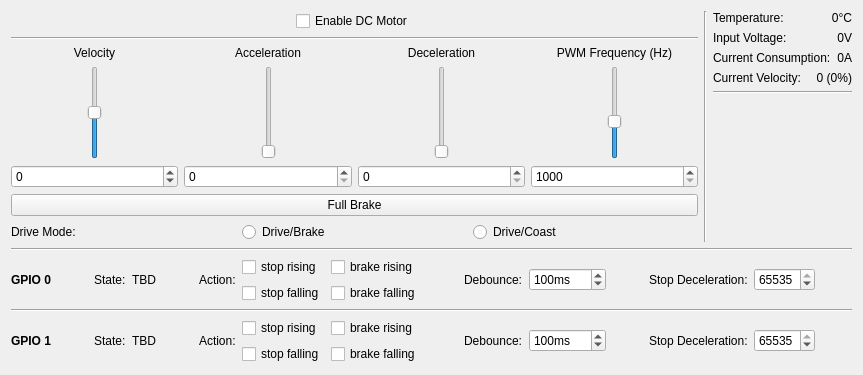
<?xml version="1.0" encoding="UTF-8"?>
<ui version="4.0">
 <class>PerformanceDC</class>
 <widget class="QWidget" name="PerformanceDC">
  <property name="geometry">
   <rect>
    <x>0</x>
    <y>0</y>
    <width>863</width>
    <height>375</height>
   </rect>
  </property>
  <property name="windowTitle">
   <string>Form</string>
  </property>
  <layout class="QVBoxLayout" name="verticalLayout_5">
   <item>
    <layout class="QHBoxLayout" name="horizontal_layout">
     <item>
      <layout class="QVBoxLayout" name="main_vlayout">
       <item>
        <layout class="QHBoxLayout" name="enable_layout">
         <item>
          <spacer name="horizontalSpacer_2">
           <property name="orientation">
            <enum>Qt::Horizontal</enum>
           </property>
           <property name="sizeHint" stdset="0">
            <size>
             <width>40</width>
             <height>20</height>
            </size>
           </property>
          </spacer>
         </item>
         <item>
          <widget class="QCheckBox" name="enable_checkbox">
           <property name="layoutDirection">
            <enum>Qt::LeftToRight</enum>
           </property>
           <property name="text">
            <string>Enable DC Motor</string>
           </property>
          </widget>
         </item>
         <item>
          <spacer name="horizontalSpacer">
           <property name="orientation">
            <enum>Qt::Horizontal</enum>
           </property>
           <property name="sizeHint" stdset="0">
            <size>
             <width>40</width>
             <height>20</height>
            </size>
           </property>
          </spacer>
         </item>
        </layout>
       </item>
       <item>
        <widget class="Line" name="line_3">
         <property name="orientation">
          <enum>Qt::Horizontal</enum>
         </property>
        </widget>
       </item>
       <item>
        <layout class="QHBoxLayout" name="horizontalLayout_3">
         <item>
          <layout class="QVBoxLayout" name="verticalLayout">
           <item>
            <widget class="QLabel" name="velocity_label">
             <property name="sizePolicy">
              <sizepolicy hsizetype="Preferred" vsizetype="Preferred">
               <horstretch>0</horstretch>
               <verstretch>0</verstretch>
              </sizepolicy>
             </property>
             <property name="text">
              <string>Velocity</string>
             </property>
             <property name="alignment">
              <set>Qt::AlignCenter</set>
             </property>
            </widget>
           </item>
           <item>
            <layout class="QHBoxLayout" name="horizontalLayout_11">
             <item>
              <spacer name="horizontalSpacer_7">
               <property name="orientation">
                <enum>Qt::Horizontal</enum>
               </property>
               <property name="sizeHint" stdset="0">
                <size>
                 <width>40</width>
                 <height>20</height>
                </size>
               </property>
              </spacer>
             </item>
             <item>
              <widget class="QSlider" name="velocity_slider">
               <property name="sizePolicy">
                <sizepolicy hsizetype="Fixed" vsizetype="Expanding">
                 <horstretch>0</horstretch>
                 <verstretch>0</verstretch>
                </sizepolicy>
               </property>
               <property name="minimum">
                <number>-32767</number>
               </property>
               <property name="maximum">
                <number>32767</number>
               </property>
               <property name="pageStep">
                <number>1000</number>
               </property>
               <property name="orientation">
                <enum>Qt::Vertical</enum>
               </property>
              </widget>
             </item>
             <item>
              <spacer name="horizontalSpacer_8">
               <property name="orientation">
                <enum>Qt::Horizontal</enum>
               </property>
               <property name="sizeHint" stdset="0">
                <size>
                 <width>40</width>
                 <height>20</height>
                </size>
               </property>
              </spacer>
             </item>
            </layout>
           </item>
           <item>
            <widget class="QSpinBox" name="velocity_spin">
             <property name="minimumSize">
              <size>
               <width>130</width>
               <height>0</height>
              </size>
             </property>
             <property name="buttonSymbols">
              <enum>QAbstractSpinBox::UpDownArrows</enum>
             </property>
             <property name="minimum">
              <number>-32767</number>
             </property>
             <property name="maximum">
              <number>32767</number>
             </property>
             <property name="singleStep">
              <number>1000</number>
             </property>
            </widget>
           </item>
          </layout>
         </item>
         <item>
          <layout class="QVBoxLayout" name="verticalLayout_3">
           <item>
            <widget class="QLabel" name="acceleration_label">
             <property name="text">
              <string>Acceleration</string>
             </property>
             <property name="alignment">
              <set>Qt::AlignCenter</set>
             </property>
            </widget>
           </item>
           <item>
            <layout class="QHBoxLayout" name="horizontalLayout_10">
             <item>
              <spacer name="horizontalSpacer_5">
               <property name="orientation">
                <enum>Qt::Horizontal</enum>
               </property>
               <property name="sizeHint" stdset="0">
                <size>
                 <width>40</width>
                 <height>20</height>
                </size>
               </property>
              </spacer>
             </item>
             <item>
              <widget class="QSlider" name="acceleration_slider">
               <property name="sizePolicy">
                <sizepolicy hsizetype="Fixed" vsizetype="Expanding">
                 <horstretch>0</horstretch>
                 <verstretch>0</verstretch>
                </sizepolicy>
               </property>
               <property name="minimum">
                <number>0</number>
               </property>
               <property name="maximum">
                <number>65535</number>
               </property>
               <property name="pageStep">
                <number>1000</number>
               </property>
               <property name="orientation">
                <enum>Qt::Vertical</enum>
               </property>
              </widget>
             </item>
             <item>
              <spacer name="horizontalSpacer_6">
               <property name="orientation">
                <enum>Qt::Horizontal</enum>
               </property>
               <property name="sizeHint" stdset="0">
                <size>
                 <width>40</width>
                 <height>20</height>
                </size>
               </property>
              </spacer>
             </item>
            </layout>
           </item>
           <item>
            <widget class="QSpinBox" name="acceleration_spin">
             <property name="minimumSize">
              <size>
               <width>130</width>
               <height>0</height>
              </size>
             </property>
             <property name="buttonSymbols">
              <enum>QAbstractSpinBox::UpDownArrows</enum>
             </property>
             <property name="maximum">
              <number>65535</number>
             </property>
             <property name="singleStep">
              <number>1000</number>
             </property>
            </widget>
           </item>
          </layout>
         </item>
         <item>
          <layout class="QVBoxLayout" name="verticalLayout_2">
           <item>
            <widget class="QLabel" name="label_2">
             <property name="text">
              <string>Deceleration</string>
             </property>
             <property name="alignment">
              <set>Qt::AlignCenter</set>
             </property>
            </widget>
           </item>
           <item>
            <layout class="QHBoxLayout" name="horizontalLayout_12">
             <item>
              <spacer name="horizontalSpacer_9">
               <property name="orientation">
                <enum>Qt::Horizontal</enum>
               </property>
               <property name="sizeHint" stdset="0">
                <size>
                 <width>40</width>
                 <height>20</height>
                </size>
               </property>
              </spacer>
             </item>
             <item>
              <widget class="QSlider" name="deceleration_slider">
               <property name="maximum">
                <number>65535</number>
               </property>
               <property name="orientation">
                <enum>Qt::Vertical</enum>
               </property>
              </widget>
             </item>
             <item>
              <spacer name="horizontalSpacer_10">
               <property name="orientation">
                <enum>Qt::Horizontal</enum>
               </property>
               <property name="sizeHint" stdset="0">
                <size>
                 <width>40</width>
                 <height>20</height>
                </size>
               </property>
              </spacer>
             </item>
            </layout>
           </item>
           <item>
            <widget class="QSpinBox" name="deceleration_spin">
             <property name="maximum">
              <number>65535</number>
             </property>
            </widget>
           </item>
          </layout>
         </item>
         <item>
          <layout class="QVBoxLayout" name="verticalLayout_4">
           <item>
            <widget class="QLabel" name="label_4">
             <property name="text">
              <string>PWM Frequency (Hz)</string>
             </property>
             <property name="alignment">
              <set>Qt::AlignCenter</set>
             </property>
            </widget>
           </item>
           <item>
            <layout class="QHBoxLayout" name="horizontalLayout_7">
             <item>
              <spacer name="horizontalSpacer_3">
               <property name="orientation">
                <enum>Qt::Horizontal</enum>
               </property>
               <property name="sizeHint" stdset="0">
                <size>
                 <width>40</width>
                 <height>20</height>
                </size>
               </property>
              </spacer>
             </item>
             <item>
              <widget class="QSlider" name="frequency_slider">
               <property name="sizePolicy">
                <sizepolicy hsizetype="Fixed" vsizetype="Expanding">
                 <horstretch>0</horstretch>
                 <verstretch>0</verstretch>
                </sizepolicy>
               </property>
               <property name="minimum">
                <number>1000</number>
               </property>
               <property name="maximum">
                <number>50000</number>
               </property>
               <property name="pageStep">
                <number>1000</number>
               </property>
               <property name="value">
                <number>20000</number>
               </property>
               <property name="orientation">
                <enum>Qt::Vertical</enum>
               </property>
              </widget>
             </item>
             <item>
              <spacer name="horizontalSpacer_4">
               <property name="orientation">
                <enum>Qt::Horizontal</enum>
               </property>
               <property name="sizeHint" stdset="0">
                <size>
                 <width>40</width>
                 <height>20</height>
                </size>
               </property>
              </spacer>
             </item>
            </layout>
           </item>
           <item>
            <widget class="QSpinBox" name="frequency_spin">
             <property name="minimumSize">
              <size>
               <width>120</width>
               <height>0</height>
              </size>
             </property>
             <property name="buttonSymbols">
              <enum>QAbstractSpinBox::UpDownArrows</enum>
             </property>
             <property name="minimum">
              <number>1000</number>
             </property>
             <property name="maximum">
              <number>50000</number>
             </property>
             <property name="singleStep">
              <number>1000</number>
             </property>
            </widget>
           </item>
          </layout>
         </item>
        </layout>
       </item>
       <item>
        <widget class="QPushButton" name="full_brake_button">
         <property name="text">
          <string>Full Brake</string>
         </property>
        </widget>
       </item>
       <item>
        <layout class="QHBoxLayout" name="horizontalLayout_9">
         <item>
          <widget class="QLabel" name="label_8">
           <property name="sizePolicy">
            <sizepolicy hsizetype="Preferred" vsizetype="Preferred">
             <horstretch>0</horstretch>
             <verstretch>0</verstretch>
            </sizepolicy>
           </property>
           <property name="text">
            <string>Drive Mode:</string>
           </property>
          </widget>
         </item>
         <item>
          <widget class="QRadioButton" name="radio_mode_brake">
           <property name="sizePolicy">
            <sizepolicy hsizetype="Preferred" vsizetype="Fixed">
             <horstretch>0</horstretch>
             <verstretch>0</verstretch>
            </sizepolicy>
           </property>
           <property name="text">
            <string>Drive/Brake</string>
           </property>
          </widget>
         </item>
         <item>
          <widget class="QRadioButton" name="radio_mode_coast">
           <property name="sizePolicy">
            <sizepolicy hsizetype="Preferred" vsizetype="Fixed">
             <horstretch>0</horstretch>
             <verstretch>0</verstretch>
            </sizepolicy>
           </property>
           <property name="text">
            <string>Drive/Coast</string>
           </property>
          </widget>
         </item>
        </layout>
       </item>
      </layout>
     </item>
     <item>
      <widget class="Line" name="line_2">
       <property name="orientation">
        <enum>Qt::Vertical</enum>
       </property>
      </widget>
     </item>
     <item>
      <layout class="QVBoxLayout" name="vertical_layout_right">
       <item>
        <layout class="QHBoxLayout" name="horizontalLayout_6">
         <item>
          <widget class="QLabel" name="label_18">
           <property name="text">
            <string>Temperature:</string>
           </property>
          </widget>
         </item>
         <item>
          <widget class="QLabel" name="temperature_label">
           <property name="text">
            <string>0°C</string>
           </property>
           <property name="alignment">
            <set>Qt::AlignRight|Qt::AlignTrailing|Qt::AlignVCenter</set>
           </property>
          </widget>
         </item>
        </layout>
       </item>
       <item>
        <layout class="QHBoxLayout" name="horizontalLayout_4">
         <item>
          <widget class="QLabel" name="label_3">
           <property name="text">
            <string>Input Voltage:</string>
           </property>
          </widget>
         </item>
         <item>
          <widget class="QLabel" name="input_voltage_label">
           <property name="text">
            <string>0V</string>
           </property>
           <property name="alignment">
            <set>Qt::AlignRight|Qt::AlignTrailing|Qt::AlignVCenter</set>
           </property>
          </widget>
         </item>
        </layout>
       </item>
       <item>
        <layout class="QHBoxLayout" name="horizontalLayout">
         <item>
          <widget class="QLabel" name="label_6">
           <property name="text">
            <string>Current Consumption:</string>
           </property>
          </widget>
         </item>
         <item>
          <widget class="QLabel" name="current_label">
           <property name="text">
            <string>0A</string>
           </property>
           <property name="alignment">
            <set>Qt::AlignRight|Qt::AlignTrailing|Qt::AlignVCenter</set>
           </property>
          </widget>
         </item>
        </layout>
       </item>
       <item>
        <layout class="QHBoxLayout" name="horizontalLayout_8">
         <item>
          <widget class="QLabel" name="label">
           <property name="text">
            <string>Current Velocity:</string>
           </property>
          </widget>
         </item>
         <item>
          <widget class="QLabel" name="current_velocity_label">
           <property name="text">
            <string>0 (0%)</string>
           </property>
           <property name="alignment">
            <set>Qt::AlignRight|Qt::AlignTrailing|Qt::AlignVCenter</set>
           </property>
          </widget>
         </item>
        </layout>
       </item>
       <item>
        <widget class="Line" name="line">
         <property name="orientation">
          <enum>Qt::Horizontal</enum>
         </property>
        </widget>
       </item>
       <item>
        <spacer name="verticalSpacer_2">
         <property name="orientation">
          <enum>Qt::Vertical</enum>
         </property>
         <property name="sizeHint" stdset="0">
          <size>
           <width>20</width>
           <height>40</height>
          </size>
         </property>
        </spacer>
       </item>
       <item>
        <widget class="SpeedoMeter" name="speedometer" native="true">
         <property name="minimumSize">
          <size>
           <width>0</width>
           <height>20</height>
          </size>
         </property>
        </widget>
       </item>
       <item>
        <spacer name="verticalSpacer">
         <property name="orientation">
          <enum>Qt::Vertical</enum>
         </property>
         <property name="sizeHint" stdset="0">
          <size>
           <width>20</width>
           <height>40</height>
          </size>
         </property>
        </spacer>
       </item>
      </layout>
     </item>
    </layout>
   </item>
   <item>
    <widget class="Line" name="line_4">
     <property name="orientation">
      <enum>Qt::Horizontal</enum>
     </property>
    </widget>
   </item>
   <item>
    <layout class="QHBoxLayout" name="horizontalLayout_2">
     <item>
      <widget class="QLabel" name="label_5">
       <property name="text">
        <string>&lt;b&gt;GPIO 0&lt;/b&gt;</string>
       </property>
      </widget>
     </item>
     <item>
      <spacer name="horizontalSpacer_11">
       <property name="orientation">
        <enum>Qt::Horizontal</enum>
       </property>
       <property name="sizeHint" stdset="0">
        <size>
         <width>40</width>
         <height>20</height>
        </size>
       </property>
      </spacer>
     </item>
     <item>
      <widget class="QLabel" name="label_15">
       <property name="text">
        <string>State:</string>
       </property>
      </widget>
     </item>
     <item>
      <widget class="QLabel" name="gpio0_state_label">
       <property name="text">
        <string>TBD</string>
       </property>
      </widget>
     </item>
     <item>
      <spacer name="horizontalSpacer_19">
       <property name="orientation">
        <enum>Qt::Horizontal</enum>
       </property>
       <property name="sizeHint" stdset="0">
        <size>
         <width>40</width>
         <height>20</height>
        </size>
       </property>
      </spacer>
     </item>
     <item>
      <widget class="QLabel" name="label_9">
       <property name="text">
        <string>Action:</string>
       </property>
      </widget>
     </item>
     <item>
      <layout class="QVBoxLayout" name="verticalLayout_6">
       <item>
        <widget class="QCheckBox" name="gpio0_stop_rising_check">
         <property name="text">
          <string>stop rising</string>
         </property>
        </widget>
       </item>
       <item>
        <widget class="QCheckBox" name="gpio0_stop_falling_check">
         <property name="text">
          <string>stop falling</string>
         </property>
        </widget>
       </item>
      </layout>
     </item>
     <item>
      <layout class="QVBoxLayout" name="verticalLayout_7">
       <item>
        <widget class="QCheckBox" name="gpio0_brake_rising_check">
         <property name="text">
          <string>brake rising</string>
         </property>
        </widget>
       </item>
       <item>
        <widget class="QCheckBox" name="gpio0_brake_falling_check">
         <property name="text">
          <string>brake falling</string>
         </property>
        </widget>
       </item>
      </layout>
     </item>
     <item>
      <spacer name="horizontalSpacer_12">
       <property name="orientation">
        <enum>Qt::Horizontal</enum>
       </property>
       <property name="sizeHint" stdset="0">
        <size>
         <width>40</width>
         <height>20</height>
        </size>
       </property>
      </spacer>
     </item>
     <item>
      <widget class="QLabel" name="label_11">
       <property name="text">
        <string>Debounce:</string>
       </property>
      </widget>
     </item>
     <item>
      <widget class="QSpinBox" name="gpio0_debounce_spin">
       <property name="suffix">
        <string>ms</string>
       </property>
       <property name="maximum">
        <number>65535</number>
       </property>
       <property name="value">
        <number>100</number>
       </property>
      </widget>
     </item>
     <item>
      <spacer name="horizontalSpacer_13">
       <property name="orientation">
        <enum>Qt::Horizontal</enum>
       </property>
       <property name="sizeHint" stdset="0">
        <size>
         <width>40</width>
         <height>20</height>
        </size>
       </property>
      </spacer>
     </item>
     <item>
      <widget class="QLabel" name="label_13">
       <property name="text">
        <string>Stop Deceleration:</string>
       </property>
      </widget>
     </item>
     <item>
      <widget class="QSpinBox" name="gpio0_stop_deceleration_spin">
       <property name="maximum">
        <number>65535</number>
       </property>
       <property name="value">
        <number>65535</number>
       </property>
      </widget>
     </item>
     <item>
      <spacer name="horizontalSpacer_14">
       <property name="orientation">
        <enum>Qt::Horizontal</enum>
       </property>
       <property name="sizeHint" stdset="0">
        <size>
         <width>40</width>
         <height>20</height>
        </size>
       </property>
      </spacer>
     </item>
    </layout>
   </item>
   <item>
    <widget class="Line" name="line_5">
     <property name="orientation">
      <enum>Qt::Horizontal</enum>
     </property>
    </widget>
   </item>
   <item>
    <layout class="QHBoxLayout" name="horizontalLayout_5">
     <item>
      <widget class="QLabel" name="label_7">
       <property name="text">
        <string>&lt;b&gt;GPIO 1&lt;/b&gt;</string>
       </property>
      </widget>
     </item>
     <item>
      <spacer name="horizontalSpacer_15">
       <property name="orientation">
        <enum>Qt::Horizontal</enum>
       </property>
       <property name="sizeHint" stdset="0">
        <size>
         <width>40</width>
         <height>20</height>
        </size>
       </property>
      </spacer>
     </item>
     <item>
      <widget class="QLabel" name="label_16">
       <property name="text">
        <string>State:</string>
       </property>
      </widget>
     </item>
     <item>
      <widget class="QLabel" name="gpio1_state_label">
       <property name="text">
        <string>TBD</string>
       </property>
      </widget>
     </item>
     <item>
      <spacer name="horizontalSpacer_20">
       <property name="orientation">
        <enum>Qt::Horizontal</enum>
       </property>
       <property name="sizeHint" stdset="0">
        <size>
         <width>40</width>
         <height>20</height>
        </size>
       </property>
      </spacer>
     </item>
     <item>
      <widget class="QLabel" name="label_10">
       <property name="text">
        <string>Action:</string>
       </property>
      </widget>
     </item>
     <item>
      <layout class="QVBoxLayout" name="verticalLayout_8">
       <item>
        <widget class="QCheckBox" name="gpio1_stop_rising_check">
         <property name="text">
          <string>stop rising</string>
         </property>
        </widget>
       </item>
       <item>
        <widget class="QCheckBox" name="gpio1_stop_falling_check">
         <property name="text">
          <string>stop falling</string>
         </property>
        </widget>
       </item>
      </layout>
     </item>
     <item>
      <layout class="QVBoxLayout" name="verticalLayout_9">
       <item>
        <widget class="QCheckBox" name="gpio1_brake_rising_check">
         <property name="text">
          <string>brake rising</string>
         </property>
        </widget>
       </item>
       <item>
        <widget class="QCheckBox" name="gpio1_brake_falling_check">
         <property name="text">
          <string>brake falling</string>
         </property>
        </widget>
       </item>
      </layout>
     </item>
     <item>
      <spacer name="horizontalSpacer_16">
       <property name="orientation">
        <enum>Qt::Horizontal</enum>
       </property>
       <property name="sizeHint" stdset="0">
        <size>
         <width>40</width>
         <height>20</height>
        </size>
       </property>
      </spacer>
     </item>
     <item>
      <widget class="QLabel" name="label_12">
       <property name="text">
        <string>Debounce:</string>
       </property>
      </widget>
     </item>
     <item>
      <widget class="QSpinBox" name="gpio1_debounce_spin">
       <property name="suffix">
        <string>ms</string>
       </property>
       <property name="maximum">
        <number>65535</number>
       </property>
       <property name="value">
        <number>100</number>
       </property>
      </widget>
     </item>
     <item>
      <spacer name="horizontalSpacer_17">
       <property name="orientation">
        <enum>Qt::Horizontal</enum>
       </property>
       <property name="sizeHint" stdset="0">
        <size>
         <width>40</width>
         <height>20</height>
        </size>
       </property>
      </spacer>
     </item>
     <item>
      <widget class="QLabel" name="label_14">
       <property name="text">
        <string>Stop Deceleration:</string>
       </property>
      </widget>
     </item>
     <item>
      <widget class="QSpinBox" name="gpio1_stop_deceleration_spin">
       <property name="suffix">
        <string/>
       </property>
       <property name="maximum">
        <number>65535</number>
       </property>
       <property name="value">
        <number>65535</number>
       </property>
      </widget>
     </item>
     <item>
      <spacer name="horizontalSpacer_18">
       <property name="orientation">
        <enum>Qt::Horizontal</enum>
       </property>
       <property name="sizeHint" stdset="0">
        <size>
         <width>40</width>
         <height>20</height>
        </size>
       </property>
      </spacer>
     </item>
    </layout>
   </item>
  </layout>
 </widget>
 <customwidgets>
  <customwidget>
   <class>SpeedoMeter</class>
   <extends>QWidget</extends>
   <header location="global">brickv.plugin_system.plugins.dc.speedometer</header>
   <container>1</container>
  </customwidget>
 </customwidgets>
 <resources/>
 <connections/>
</ui>
